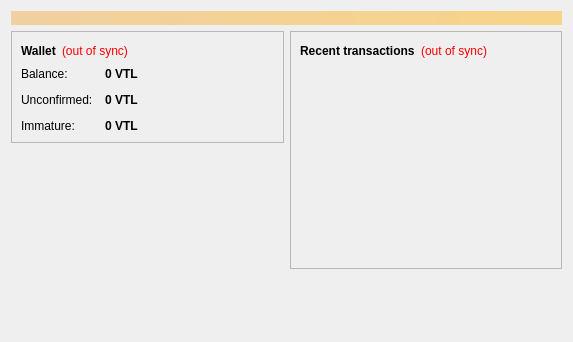
<?xml version="1.0" encoding="UTF-8"?>
<ui version="4.0">
 <class>OverviewPage</class>
 <widget class="QWidget" name="OverviewPage">
  <property name="geometry">
   <rect>
    <x>0</x>
    <y>0</y>
    <width>573</width>
    <height>342</height>
   </rect>
  </property>
  <property name="windowTitle">
   <string>Form</string>
  </property>
  <layout class="QVBoxLayout" name="topLayout">
   <item>
    <widget class="QLabel" name="labelAlerts">
     <property name="visible">
      <bool>false</bool>
     </property>
     <property name="styleSheet">
      <string notr="true">background-color: qlineargradient(x1: 0, y1: 0, x2: 1, y2: 0, stop:0 #F0D0A0, stop:1 #F8D488); color:#000000;</string>
     </property>
     <property name="wordWrap">
      <bool>true</bool>
     </property>
     <property name="margin">
      <number>3</number>
     </property>
    </widget>
   </item>
   <item>
    <layout class="QHBoxLayout" name="horizontalLayout" stretch="1,1">
     <item>
      <layout class="QVBoxLayout" name="verticalLayout_2">
       <item>
        <widget class="QFrame" name="frame">
         <property name="frameShape">
          <enum>QFrame::StyledPanel</enum>
         </property>
         <property name="frameShadow">
          <enum>QFrame::Raised</enum>
         </property>
         <layout class="QVBoxLayout" name="verticalLayout_4">
          <item>
           <layout class="QHBoxLayout" name="horizontalLayout_4">
            <item>
             <widget class="QLabel" name="label_5">
              <property name="font">
               <font>
                <weight>75</weight>
                <bold>true</bold>
               </font>
              </property>
              <property name="text">
               <string>Wallet</string>
              </property>
             </widget>
            </item>
            <item>
             <widget class="QLabel" name="labelWalletStatus">
              <property name="toolTip">
               <string>The displayed information may be out of date. Your wallet automatically synchronizes with the Vitalium network after a connection is established, but this process has not completed yet.</string>
              </property>
              <property name="styleSheet">
               <string notr="true">QLabel { color: red; }</string>
              </property>
              <property name="text">
               <string notr="true">(out of sync)</string>
              </property>
              <property name="alignment">
               <set>Qt::AlignLeading|Qt::AlignLeft|Qt::AlignVCenter</set>
              </property>
             </widget>
            </item>
            <item>
             <spacer name="horizontalSpacer_2">
              <property name="orientation">
               <enum>Qt::Horizontal</enum>
              </property>
              <property name="sizeHint" stdset="0">
               <size>
                <width>40</width>
                <height>20</height>
               </size>
              </property>
             </spacer>
            </item>
           </layout>
          </item>
          <item>
           <layout class="QFormLayout" name="formLayout_2">
            <property name="fieldGrowthPolicy">
             <enum>QFormLayout::AllNonFixedFieldsGrow</enum>
            </property>
            <property name="horizontalSpacing">
             <number>12</number>
            </property>
            <property name="verticalSpacing">
             <number>12</number>
            </property>
            <item row="0" column="0">
             <widget class="QLabel" name="label">
              <property name="text">
               <string>Balance:</string>
              </property>
             </widget>
            </item>
            <item row="0" column="1">
             <widget class="QLabel" name="labelBalance">
              <property name="font">
               <font>
                <weight>75</weight>
                <bold>true</bold>
               </font>
              </property>
              <property name="cursor">
               <cursorShape>IBeamCursor</cursorShape>
              </property>
              <property name="toolTip">
               <string>Your current balance</string>
              </property>
              <property name="text">
               <string notr="true">0 VTL</string>
              </property>
              <property name="textInteractionFlags">
               <set>Qt::LinksAccessibleByMouse|Qt::TextSelectableByKeyboard|Qt::TextSelectableByMouse</set>
              </property>
             </widget>
            </item>
            <item row="1" column="0">
             <widget class="QLabel" name="label_3">
              <property name="text">
               <string>Unconfirmed:</string>
              </property>
             </widget>
            </item>
            <item row="1" column="1">
             <widget class="QLabel" name="labelUnconfirmed">
              <property name="font">
               <font>
                <weight>75</weight>
                <bold>true</bold>
               </font>
              </property>
              <property name="cursor">
               <cursorShape>IBeamCursor</cursorShape>
              </property>
              <property name="toolTip">
               <string>Total of transactions that have yet to be confirmed, and do not yet count toward the current balance</string>
              </property>
              <property name="text">
               <string notr="true">0 VTL</string>
              </property>
              <property name="textInteractionFlags">
               <set>Qt::LinksAccessibleByMouse|Qt::TextSelectableByKeyboard|Qt::TextSelectableByMouse</set>
              </property>
             </widget>
            </item>
            <item row="2" column="0">
             <widget class="QLabel" name="labelImmatureText">
              <property name="text">
               <string>Immature:</string>
              </property>
             </widget>
            </item>
            <item row="2" column="1">
             <widget class="QLabel" name="labelImmature">
              <property name="font">
               <font>
                <weight>75</weight>
                <bold>true</bold>
               </font>
              </property>
              <property name="toolTip">
               <string>Mined balance that has not yet matured</string>
              </property>
              <property name="text">
               <string notr="true">0 VTL</string>
              </property>
              <property name="textInteractionFlags">
               <set>Qt::LinksAccessibleByMouse|Qt::TextSelectableByKeyboard|Qt::TextSelectableByMouse</set>
              </property>
             </widget>
            </item>
           </layout>
          </item>
         </layout>
        </widget>
       </item>
       <item>
        <spacer name="verticalSpacer">
         <property name="orientation">
          <enum>Qt::Vertical</enum>
         </property>
         <property name="sizeHint" stdset="0">
          <size>
           <width>20</width>
           <height>40</height>
          </size>
         </property>
        </spacer>
       </item>
      </layout>
     </item>
     <item>
      <layout class="QVBoxLayout" name="verticalLayout_3">
       <item>
        <widget class="QFrame" name="frame_2">
         <property name="frameShape">
          <enum>QFrame::StyledPanel</enum>
         </property>
         <property name="frameShadow">
          <enum>QFrame::Raised</enum>
         </property>
         <layout class="QVBoxLayout" name="verticalLayout">
          <item>
           <layout class="QHBoxLayout" name="horizontalLayout_2">
            <item>
             <widget class="QLabel" name="label_4">
              <property name="text">
               <string>&lt;b&gt;Recent transactions&lt;/b&gt;</string>
              </property>
             </widget>
            </item>
            <item>
             <widget class="QLabel" name="labelTransactionsStatus">
              <property name="toolTip">
               <string>The displayed information may be out of date. Your wallet automatically synchronizes with the Vitalium network after a connection is established, but this process has not completed yet.</string>
              </property>
              <property name="styleSheet">
               <string notr="true">QLabel { color: red; }</string>
              </property>
              <property name="text">
               <string notr="true">(out of sync)</string>
              </property>
              <property name="alignment">
               <set>Qt::AlignRight|Qt::AlignTrailing|Qt::AlignVCenter</set>
              </property>
             </widget>
            </item>
            <item>
             <spacer name="horizontalSpacer">
              <property name="orientation">
               <enum>Qt::Horizontal</enum>
              </property>
              <property name="sizeHint" stdset="0">
               <size>
                <width>40</width>
                <height>20</height>
               </size>
              </property>
             </spacer>
            </item>
           </layout>
          </item>
          <item>
           <widget class="QListView" name="listTransactions">
            <property name="styleSheet">
             <string notr="true">QListView { background: transparent; }</string>
            </property>
            <property name="frameShape">
             <enum>QFrame::NoFrame</enum>
            </property>
            <property name="verticalScrollBarPolicy">
             <enum>Qt::ScrollBarAlwaysOff</enum>
            </property>
            <property name="horizontalScrollBarPolicy">
             <enum>Qt::ScrollBarAlwaysOff</enum>
            </property>
            <property name="selectionMode">
             <enum>QAbstractItemView::NoSelection</enum>
            </property>
           </widget>
          </item>
         </layout>
        </widget>
       </item>
       <item>
        <spacer name="verticalSpacer_2">
         <property name="orientation">
          <enum>Qt::Vertical</enum>
         </property>
         <property name="sizeHint" stdset="0">
          <size>
           <width>20</width>
           <height>40</height>
          </size>
         </property>
        </spacer>
       </item>
      </layout>
     </item>
    </layout>
   </item>
  </layout>
 </widget>
 <resources/>
 <connections/>
</ui>
